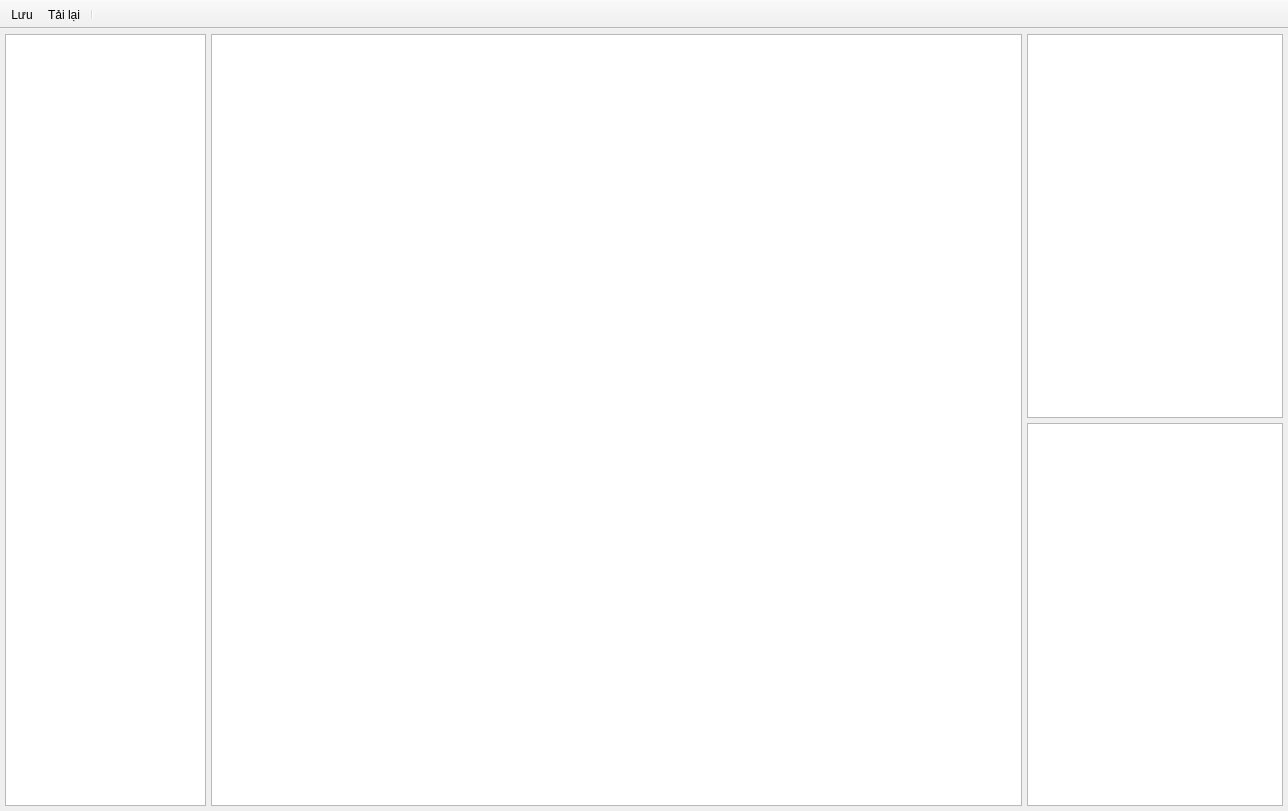
<?xml version="1.0" encoding="UTF-8"?>
<ui version="4.0">
 <class>DesignWindow</class>
 <widget class="QMainWindow" name="DesignWindow">
  <property name="geometry">
   <rect>
    <x>0</x>
    <y>0</y>
    <width>1288</width>
    <height>811</height>
   </rect>
  </property>
  <property name="windowTitle">
   <string>MainWindow</string>
  </property>
  <property name="toolButtonStyle">
   <enum>Qt::ToolButtonStyle::ToolButtonTextBesideIcon</enum>
  </property>
  <widget class="QWidget" name="centralwidget">
   <layout class="QGridLayout" name="gridLayout_2">
    <property name="leftMargin">
     <number>5</number>
    </property>
    <property name="topMargin">
     <number>5</number>
    </property>
    <property name="rightMargin">
     <number>5</number>
    </property>
    <property name="bottomMargin">
     <number>5</number>
    </property>
    <property name="spacing">
     <number>5</number>
    </property>
    <item row="0" column="3">
     <widget class="NxTableView" name="tbvModelParams">
      <property name="sizePolicy">
       <sizepolicy hsizetype="Fixed" vsizetype="Expanding">
        <horstretch>0</horstretch>
        <verstretch>0</verstretch>
       </sizepolicy>
      </property>
      <property name="minimumSize">
       <size>
        <width>200</width>
        <height>0</height>
       </size>
      </property>
      <property name="editTriggers">
       <set>QAbstractItemView::EditTrigger::NoEditTriggers</set>
      </property>
      <attribute name="horizontalHeaderStretchLastSection">
       <bool>true</bool>
      </attribute>
      <attribute name="verticalHeaderVisible">
       <bool>false</bool>
      </attribute>
      <attribute name="verticalHeaderMinimumSectionSize">
       <number>22</number>
      </attribute>
      <attribute name="verticalHeaderDefaultSectionSize">
       <number>22</number>
      </attribute>
     </widget>
    </item>
    <item row="1" column="3">
     <widget class="NxTableView" name="tbvLotParams">
      <property name="sizePolicy">
       <sizepolicy hsizetype="Fixed" vsizetype="Expanding">
        <horstretch>0</horstretch>
        <verstretch>0</verstretch>
       </sizepolicy>
      </property>
      <property name="minimumSize">
       <size>
        <width>200</width>
        <height>0</height>
       </size>
      </property>
      <property name="editTriggers">
       <set>QAbstractItemView::EditTrigger::NoEditTriggers</set>
      </property>
      <attribute name="horizontalHeaderStretchLastSection">
       <bool>true</bool>
      </attribute>
      <attribute name="verticalHeaderVisible">
       <bool>false</bool>
      </attribute>
      <attribute name="verticalHeaderMinimumSectionSize">
       <number>22</number>
      </attribute>
      <attribute name="verticalHeaderDefaultSectionSize">
       <number>22</number>
      </attribute>
     </widget>
    </item>
    <item row="0" column="1" rowspan="2" colspan="2">
     <widget class="NxTableView" name="tbvBlocks">
      <property name="styleSheet">
       <string notr="true"/>
      </property>
      <property name="alternatingRowColors">
       <bool>false</bool>
      </property>
      <attribute name="horizontalHeaderStretchLastSection">
       <bool>true</bool>
      </attribute>
      <attribute name="verticalHeaderVisible">
       <bool>false</bool>
      </attribute>
      <attribute name="verticalHeaderMinimumSectionSize">
       <number>22</number>
      </attribute>
      <attribute name="verticalHeaderDefaultSectionSize">
       <number>22</number>
      </attribute>
     </widget>
    </item>
    <item row="0" column="0" rowspan="2">
     <widget class="NxTableView" name="tbvDesign">
      <property name="sizePolicy">
       <sizepolicy hsizetype="Fixed" vsizetype="Expanding">
        <horstretch>0</horstretch>
        <verstretch>0</verstretch>
       </sizepolicy>
      </property>
      <property name="minimumSize">
       <size>
        <width>200</width>
        <height>0</height>
       </size>
      </property>
      <property name="maximumSize">
       <size>
        <width>201</width>
        <height>16777215</height>
       </size>
      </property>
      <property name="editTriggers">
       <set>QAbstractItemView::EditTrigger::DoubleClicked|QAbstractItemView::EditTrigger::EditKeyPressed</set>
      </property>
      <property name="alternatingRowColors">
       <bool>false</bool>
      </property>
      <property name="selectionMode">
       <enum>QAbstractItemView::SelectionMode::SingleSelection</enum>
      </property>
      <property name="selectionBehavior">
       <enum>QAbstractItemView::SelectionBehavior::SelectRows</enum>
      </property>
      <attribute name="horizontalHeaderStretchLastSection">
       <bool>false</bool>
      </attribute>
      <attribute name="verticalHeaderVisible">
       <bool>false</bool>
      </attribute>
      <attribute name="verticalHeaderMinimumSectionSize">
       <number>22</number>
      </attribute>
      <attribute name="verticalHeaderDefaultSectionSize">
       <number>22</number>
      </attribute>
     </widget>
    </item>
   </layout>
  </widget>
  <widget class="QToolBar" name="toolBar">
   <property name="windowTitle">
    <string>toolBar</string>
   </property>
   <property name="movable">
    <bool>false</bool>
   </property>
   <property name="iconSize">
    <size>
     <width>24</width>
     <height>24</height>
    </size>
   </property>
   <property name="toolButtonStyle">
    <enum>Qt::ToolButtonStyle::ToolButtonTextBesideIcon</enum>
   </property>
   <attribute name="toolBarArea">
    <enum>TopToolBarArea</enum>
   </attribute>
   <attribute name="toolBarBreak">
    <bool>false</bool>
   </attribute>
   <addaction name="actionSave"/>
   <addaction name="actionLoad"/>
   <addaction name="separator"/>
  </widget>
  <action name="actionNew">
   <property name="enabled">
    <bool>false</bool>
   </property>
   <property name="icon">
    <iconset resource="../Assets/Icons/icons.qrc">
     <normaloff>:/plus_48px.png</normaloff>:/plus_48px.png</iconset>
   </property>
   <property name="text">
    <string>Thêm</string>
   </property>
  </action>
  <action name="actionRemove">
   <property name="enabled">
    <bool>false</bool>
   </property>
   <property name="icon">
    <iconset resource="../Assets/Icons/icons.qrc">
     <normaloff>:/close_window_48px.png</normaloff>:/close_window_48px.png</iconset>
   </property>
   <property name="text">
    <string>Xóa</string>
   </property>
  </action>
  <action name="actionSave">
   <property name="icon">
    <iconset resource="../Assets/Icons/icons.qrc">
     <normaloff>:/save_48px.png</normaloff>:/save_48px.png</iconset>
   </property>
   <property name="text">
    <string>Lưu</string>
   </property>
  </action>
  <action name="actionLoad">
   <property name="icon">
    <iconset resource="../Assets/Icons/icons.qrc">
     <normaloff>:/reset_48px.png</normaloff>:/reset_48px.png</iconset>
   </property>
   <property name="text">
    <string>Tải lại</string>
   </property>
  </action>
 </widget>
 <customwidgets>
  <customwidget>
   <class>NxTableView</class>
   <extends>QTableView</extends>
   <header>NxTableView.h</header>
  </customwidget>
 </customwidgets>
 <resources>
  <include location="../Assets/Icons/icons.qrc"/>
 </resources>
 <connections/>
</ui>
